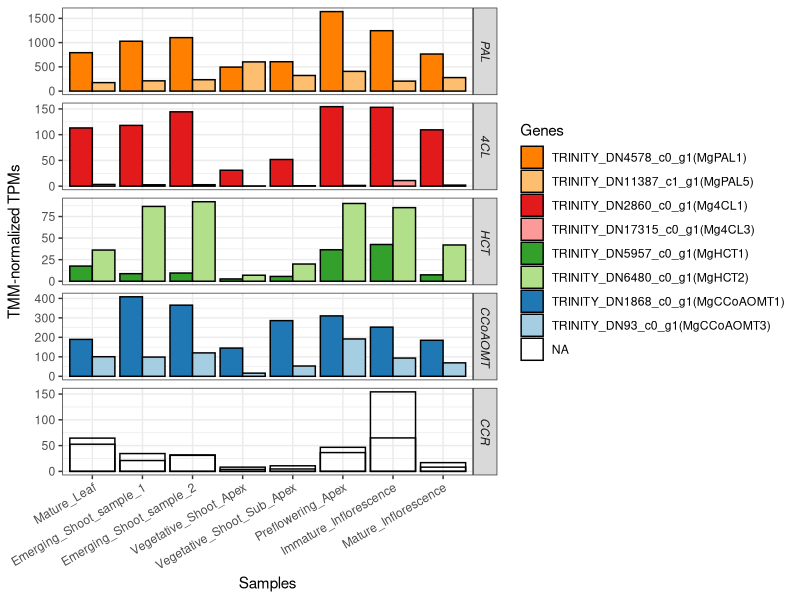

Source code (R):
#!/usr/bin/env Rscript
library(ggplot2)
library(reshape2)
md1 <- read.table("verification_exp.txt", header=T)
md2 <- melt(md1)
md2$Genes <- factor(md2$Genes, levels=c(
             "TRINITY_DN4578_c0_g1(MgPAL1)",
             "TRINITY_DN11387_c1_g1(MgPAL5)",
             "TRINITY_DN2860_c0_g1(Mg4CL1)",
             "TRINITY_DN17315_c0_g1(Mg4CL3)",
             "TRINITY_DN5957_c0_g1(MgHCT1)",
             "TRINITY_DN6480_c0_g1(MgHCT2)",
             "TRINITY_DN1868_c0_g1(MgCCoAOMT1)",
             "TRINITY_DN93_c0_g1(MgCCoAOMT3)",
             "TRINITY_DN2899_c0_g1_allele1(MgCCR1)", 
             "TRINITY_DN2899_c0_g1_allele2(MgCCR2)"))
md2$Groups <- factor(md2$Groups, levels=c("PAL", "4CL", "HCT", "CCoAOMT", "CCR"))
md2$variable <- factor(md2$variable, levels=c(
                "Mature_Leaf", "Emerging_Shoot_sample_1", 
                "Emerging_Shoot_sample_2", "Vegetative_Shoot_Apex", 
                "Vegetative_Shoot_Sub_Apex", "Preflowering_Apex", 
                "Immature_Inflorescence", "Mature_Inflorescence"))
pdf("verification_exp.pdf", width=8, height=7)
ggplot(md2, aes(x=variable, y=value)) + 
    geom_bar(aes(fill=Genes), stat="identity", color="black", position="dodge") +
    xlab("Samples") + ylab("TMM-normalized TPMs") +
    scale_fill_brewer(palette="Paired", direction=-1) + theme_bw() + 
    theme(axis.text.x = element_text(
        angle = 30, vjust=1, hjust=1), strip.text=element_text(face = "italic")) +
    facet_grid(Groups~., scales="free") 
dev.off()
